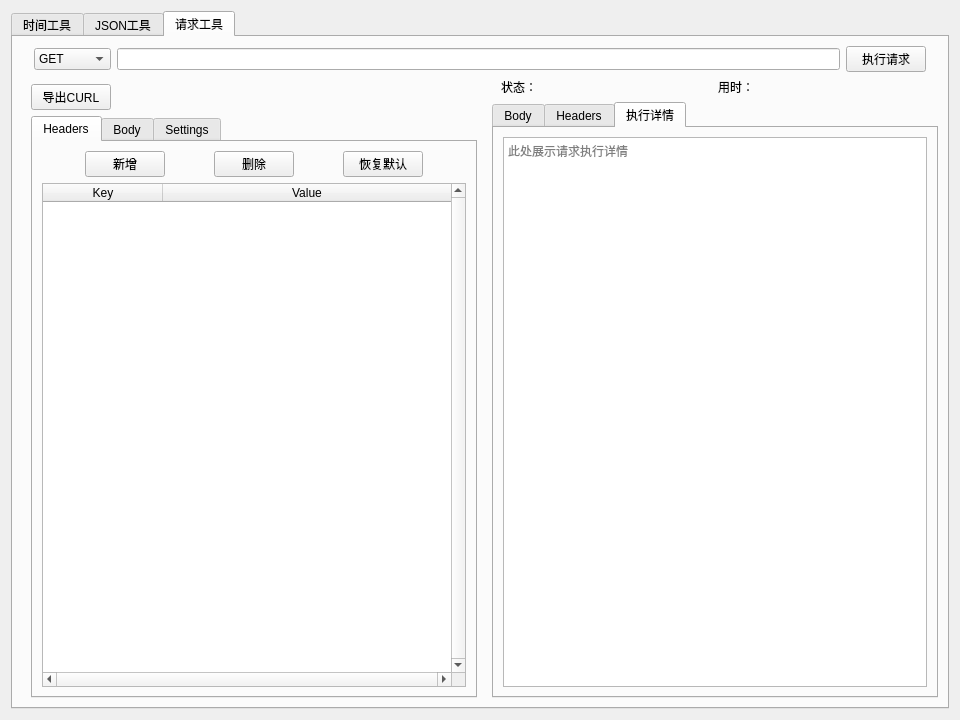
<?xml version="1.0" encoding="UTF-8"?>
<ui version="4.0">
 <class>ToolWidget</class>
 <widget class="QWidget" name="ToolWidget">
  <property name="geometry">
   <rect>
    <x>0</x>
    <y>0</y>
    <width>960</width>
    <height>720</height>
   </rect>
  </property>
  <property name="windowTitle">
   <string>ToolWidget</string>
  </property>
  <layout class="QGridLayout" name="gridLayout_4">
   <item row="0" column="0">
    <widget class="QTabWidget" name="tabWidget">
     <property name="currentIndex">
      <number>2</number>
     </property>
     <widget class="QWidget" name="timeWidget">
      <attribute name="title">
       <string>时间工具</string>
      </attribute>
      <layout class="QVBoxLayout" name="verticalLayout">
       <item>
        <widget class="QWidget" name="timeHeaderWidget" native="true">
         <layout class="QHBoxLayout" name="timeHeaderLayout">
          <property name="leftMargin">
           <number>0</number>
          </property>
          <property name="topMargin">
           <number>0</number>
          </property>
          <property name="rightMargin">
           <number>0</number>
          </property>
          <property name="bottomMargin">
           <number>0</number>
          </property>
          <item>
           <widget class="QCalendarWidget" name="timeCalendarWidget">
            <property name="autoFillBackground">
             <bool>true</bool>
            </property>
            <property name="gridVisible">
             <bool>true</bool>
            </property>
            <property name="selectionMode">
             <enum>QCalendarWidget::SelectionMode::NoSelection</enum>
            </property>
            <property name="horizontalHeaderFormat">
             <enum>QCalendarWidget::HorizontalHeaderFormat::LongDayNames</enum>
            </property>
            <property name="verticalHeaderFormat">
             <enum>QCalendarWidget::VerticalHeaderFormat::NoVerticalHeader</enum>
            </property>
            <property name="navigationBarVisible">
             <bool>true</bool>
            </property>
            <property name="dateEditEnabled">
             <bool>false</bool>
            </property>
           </widget>
          </item>
          <item>
           <widget class="QWidget" name="timeClockWidget" native="true"/>
          </item>
         </layout>
        </widget>
       </item>
       <item>
        <widget class="QWidget" name="timeSettingsWidget" native="true">
         <layout class="QHBoxLayout" name="horizontalLayout_7">
          <item>
           <widget class="QLabel" name="timeSettingsPrecisionLabel">
            <property name="sizePolicy">
             <sizepolicy hsizetype="Fixed" vsizetype="Preferred">
              <horstretch>0</horstretch>
              <verstretch>0</verstretch>
             </sizepolicy>
            </property>
            <property name="text">
             <string>时间精度</string>
            </property>
           </widget>
          </item>
          <item>
           <widget class="QComboBox" name="timeSettingsPrecisionComboBox">
            <property name="sizePolicy">
             <sizepolicy hsizetype="Fixed" vsizetype="Fixed">
              <horstretch>0</horstretch>
              <verstretch>0</verstretch>
             </sizepolicy>
            </property>
            <item>
             <property name="text">
              <string>秒</string>
             </property>
            </item>
            <item>
             <property name="text">
              <string>毫秒</string>
             </property>
            </item>
           </widget>
          </item>
          <item>
           <widget class="QLabel" name="timeSettingsFormatLabel">
            <property name="sizePolicy">
             <sizepolicy hsizetype="Fixed" vsizetype="Preferred">
              <horstretch>0</horstretch>
              <verstretch>0</verstretch>
             </sizepolicy>
            </property>
            <property name="text">
             <string>字符串格式</string>
            </property>
           </widget>
          </item>
          <item>
           <widget class="QComboBox" name="timeSettingsFormatComboBox">
            <property name="sizePolicy">
             <sizepolicy hsizetype="Minimum" vsizetype="Preferred">
              <horstretch>0</horstretch>
              <verstretch>0</verstretch>
             </sizepolicy>
            </property>
            <item>
             <property name="text">
              <string>默认（2006-01-02 15:04:05）</string>
             </property>
            </item>
            <item>
             <property name="text">
              <string>RFC3339（2006-01-02T15:04:05Z）</string>
             </property>
            </item>
            <item>
             <property name="text">
              <string>自定义格式</string>
             </property>
            </item>
           </widget>
          </item>
          <item>
           <widget class="QLabel" name="timeSettingsCustomFormatLabel">
            <property name="text">
             <string>自定义格式</string>
            </property>
           </widget>
          </item>
          <item>
           <widget class="QLineEdit" name="timeSettingsCustomFormatLineEdit"/>
          </item>
         </layout>
        </widget>
       </item>
       <item>
        <widget class="QWidget" name="currentTimeWidget" native="true">
         <layout class="QHBoxLayout" name="horizontalLayout_6">
          <item>
           <widget class="QPushButton" name="currentTimeButton">
            <property name="sizePolicy">
             <sizepolicy hsizetype="Fixed" vsizetype="Fixed">
              <horstretch>0</horstretch>
              <verstretch>0</verstretch>
             </sizepolicy>
            </property>
            <property name="text">
             <string>获取当前时间</string>
            </property>
           </widget>
          </item>
          <item>
           <widget class="QLabel" name="currentTimeStringLabel">
            <property name="sizePolicy">
             <sizepolicy hsizetype="Fixed" vsizetype="Preferred">
              <horstretch>0</horstretch>
              <verstretch>0</verstretch>
             </sizepolicy>
            </property>
            <property name="text">
             <string>字符串</string>
            </property>
           </widget>
          </item>
          <item>
           <widget class="QLineEdit" name="currentTimeStringLineEdit">
            <property name="readOnly">
             <bool>true</bool>
            </property>
           </widget>
          </item>
          <item>
           <widget class="QLabel" name="currentTimeStampLabel">
            <property name="text">
             <string>时间戳</string>
            </property>
           </widget>
          </item>
          <item>
           <widget class="QLineEdit" name="currentTimeStampLineEdit">
            <property name="readOnly">
             <bool>true</bool>
            </property>
           </widget>
          </item>
         </layout>
        </widget>
       </item>
       <item>
        <widget class="QWidget" name="timestampWidget" native="true">
         <layout class="QHBoxLayout" name="horizontalLayout_3">
          <item>
           <widget class="QLabel" name="timestampLabel">
            <property name="sizePolicy">
             <sizepolicy hsizetype="Fixed" vsizetype="Preferred">
              <horstretch>0</horstretch>
              <verstretch>0</verstretch>
             </sizepolicy>
            </property>
            <property name="text">
             <string>时间戳 -&gt; 字符串</string>
            </property>
           </widget>
          </item>
          <item>
           <widget class="QLineEdit" name="timestampLineEdit"/>
          </item>
          <item>
           <widget class="QPushButton" name="timestampConvertButton">
            <property name="text">
             <string>转换</string>
            </property>
           </widget>
          </item>
          <item>
           <widget class="QLineEdit" name="timestampConvertResultLineEdit">
            <property name="readOnly">
             <bool>true</bool>
            </property>
           </widget>
          </item>
         </layout>
        </widget>
       </item>
       <item>
        <widget class="QWidget" name="timestrWidget" native="true">
         <property name="sizePolicy">
          <sizepolicy hsizetype="Preferred" vsizetype="Preferred">
           <horstretch>0</horstretch>
           <verstretch>0</verstretch>
          </sizepolicy>
         </property>
         <layout class="QHBoxLayout" name="horizontalLayout">
          <item>
           <widget class="QLabel" name="timestrLabel">
            <property name="text">
             <string>字符串 -&gt; 时间戳</string>
            </property>
           </widget>
          </item>
          <item>
           <widget class="QLineEdit" name="timestrLineEdit"/>
          </item>
          <item>
           <widget class="QPushButton" name="timestrConvertButton">
            <property name="text">
             <string>转换</string>
            </property>
           </widget>
          </item>
          <item>
           <widget class="QLineEdit" name="timestrConvertResultLineEdit">
            <property name="readOnly">
             <bool>true</bool>
            </property>
           </widget>
          </item>
         </layout>
        </widget>
       </item>
       <item>
        <spacer name="timeVerticalSpacer">
         <property name="orientation">
          <enum>Qt::Orientation::Vertical</enum>
         </property>
         <property name="sizeHint" stdset="0">
          <size>
           <width>20</width>
           <height>505</height>
          </size>
         </property>
        </spacer>
       </item>
      </layout>
     </widget>
     <widget class="QWidget" name="jsonWidget">
      <attribute name="title">
       <string>JSON工具</string>
      </attribute>
      <layout class="QVBoxLayout" name="verticalLayout_4">
       <item>
        <widget class="QWidget" name="jsonActionWidget" native="true">
         <layout class="QHBoxLayout" name="horizontalLayout_2">
          <property name="bottomMargin">
           <number>0</number>
          </property>
          <item>
           <widget class="QPushButton" name="jsonFormatButton">
            <property name="sizePolicy">
             <sizepolicy hsizetype="Fixed" vsizetype="Fixed">
              <horstretch>0</horstretch>
              <verstretch>0</verstretch>
             </sizepolicy>
            </property>
            <property name="text">
             <string>格式化JSON</string>
            </property>
           </widget>
          </item>
          <item>
           <widget class="QPushButton" name="jsonToYamlButton">
            <property name="text">
             <string>JSON转YAML</string>
            </property>
           </widget>
          </item>
          <item>
           <widget class="QPushButton" name="jsonFromYamlButton">
            <property name="text">
             <string>YAML转JSON</string>
            </property>
           </widget>
          </item>
          <item>
           <widget class="QLabel" name="jsonFormatIndentLabel">
            <property name="text">
             <string>缩进</string>
            </property>
           </widget>
          </item>
          <item>
           <widget class="QComboBox" name="jsonFormatIndentComboBox">
            <property name="sizePolicy">
             <sizepolicy hsizetype="Preferred" vsizetype="Fixed">
              <horstretch>0</horstretch>
              <verstretch>0</verstretch>
             </sizepolicy>
            </property>
            <item>
             <property name="text">
              <string>无</string>
             </property>
            </item>
            <item>
             <property name="text">
              <string>2</string>
             </property>
            </item>
            <item>
             <property name="text">
              <string>4</string>
             </property>
            </item>
            <item>
             <property name="text">
              <string>8</string>
             </property>
            </item>
           </widget>
          </item>
          <item>
           <spacer name="jsonInputActionHorizontalSpacer">
            <property name="orientation">
             <enum>Qt::Orientation::Horizontal</enum>
            </property>
            <property name="sizeHint" stdset="0">
             <size>
              <width>290</width>
              <height>20</height>
             </size>
            </property>
           </spacer>
          </item>
          <item>
           <widget class="QPushButton" name="jsonResultCopyButton">
            <property name="text">
             <string>复制结果</string>
            </property>
           </widget>
          </item>
         </layout>
        </widget>
       </item>
       <item>
        <widget class="QWidget" name="jsonEditWidget" native="true">
         <layout class="QHBoxLayout" name="horizontalLayout_4">
          <property name="topMargin">
           <number>0</number>
          </property>
          <item>
           <widget class="QTextEdit" name="jsonTextEdit">
            <property name="font">
             <font>
              <family>Consolas</family>
              <pointsize>13</pointsize>
             </font>
            </property>
            <property name="tabStopDistance">
             <double>40.000000000000000</double>
            </property>
            <property name="placeholderText">
             <string>请输入JSON或YAML字符串</string>
            </property>
           </widget>
          </item>
          <item>
           <widget class="QTextEdit" name="jsonResultTextEdit">
            <property name="font">
             <font>
              <family>Consolas</family>
              <pointsize>13</pointsize>
             </font>
            </property>
            <property name="readOnly">
             <bool>true</bool>
            </property>
            <property name="tabStopDistance">
             <double>40.000000000000000</double>
            </property>
            <property name="placeholderText">
             <string>此处展示结果，ReadOnly</string>
            </property>
           </widget>
          </item>
         </layout>
        </widget>
       </item>
      </layout>
     </widget>
     <widget class="QWidget" name="requestWidget">
      <attribute name="title">
       <string>请求工具</string>
      </attribute>
      <layout class="QVBoxLayout" name="verticalLayout_2">
       <item>
        <widget class="QWidget" name="requestTopWidget" native="true">
         <property name="sizePolicy">
          <sizepolicy hsizetype="Preferred" vsizetype="Fixed">
           <horstretch>0</horstretch>
           <verstretch>0</verstretch>
          </sizepolicy>
         </property>
         <layout class="QHBoxLayout" name="horizontalLayout_5">
          <property name="leftMargin">
           <number>12</number>
          </property>
          <property name="topMargin">
           <number>0</number>
          </property>
          <property name="rightMargin">
           <number>12</number>
          </property>
          <property name="bottomMargin">
           <number>0</number>
          </property>
          <item>
           <widget class="QComboBox" name="requestMethodComboBox">
            <property name="sizePolicy">
             <sizepolicy hsizetype="Fixed" vsizetype="Fixed">
              <horstretch>0</horstretch>
              <verstretch>0</verstretch>
             </sizepolicy>
            </property>
            <item>
             <property name="text">
              <string>GET</string>
             </property>
            </item>
            <item>
             <property name="text">
              <string>POST</string>
             </property>
            </item>
            <item>
             <property name="text">
              <string>PUT</string>
             </property>
            </item>
            <item>
             <property name="text">
              <string>DELETE</string>
             </property>
            </item>
            <item>
             <property name="text">
              <string>PATCH</string>
             </property>
            </item>
           </widget>
          </item>
          <item>
           <widget class="QLineEdit" name="requestUrlLineEdit"/>
          </item>
          <item>
           <widget class="QPushButton" name="requestInvokeButton">
            <property name="text">
             <string>执行请求</string>
            </property>
           </widget>
          </item>
         </layout>
        </widget>
       </item>
       <item>
        <widget class="QWidget" name="requestMainWidget" native="true">
         <layout class="QHBoxLayout" name="horizontalLayout_8">
          <property name="leftMargin">
           <number>0</number>
          </property>
          <property name="topMargin">
           <number>0</number>
          </property>
          <property name="rightMargin">
           <number>0</number>
          </property>
          <property name="bottomMargin">
           <number>0</number>
          </property>
          <item>
           <widget class="QWidget" name="requestReqWidget" native="true">
            <layout class="QVBoxLayout" name="verticalLayout_5">
             <property name="topMargin">
              <number>0</number>
             </property>
             <property name="rightMargin">
              <number>0</number>
             </property>
             <property name="bottomMargin">
              <number>0</number>
             </property>
             <item>
              <widget class="QWidget" name="requestReqTopWidget" native="true">
               <layout class="QHBoxLayout" name="horizontalLayout_9">
                <property name="topMargin">
                 <number>0</number>
                </property>
                <property name="bottomMargin">
                 <number>0</number>
                </property>
               </layout>
              </widget>
             </item>
             <item>
              <widget class="QPushButton" name="requestExportCurlButton">
               <property name="sizePolicy">
                <sizepolicy hsizetype="Fixed" vsizetype="Fixed">
                 <horstretch>0</horstretch>
                 <verstretch>0</verstretch>
                </sizepolicy>
               </property>
               <property name="text">
                <string>导出CURL</string>
               </property>
              </widget>
             </item>
             <item>
              <widget class="QTabWidget" name="requestReqTabWidget">
               <property name="currentIndex">
                <number>0</number>
               </property>
               <widget class="QWidget" name="requestHeadersWidget">
                <attribute name="title">
                 <string>Headers</string>
                </attribute>
                <layout class="QVBoxLayout" name="verticalLayout_8">
                 <item>
                  <widget class="QWidget" name="requestHeadersActionWidget" native="true">
                   <layout class="QHBoxLayout" name="horizontalLayout_11">
                    <property name="leftMargin">
                     <number>0</number>
                    </property>
                    <property name="topMargin">
                     <number>0</number>
                    </property>
                    <property name="rightMargin">
                     <number>0</number>
                    </property>
                    <property name="bottomMargin">
                     <number>0</number>
                    </property>
                    <item>
                     <widget class="QPushButton" name="requestHeadersAddButton">
                      <property name="sizePolicy">
                       <sizepolicy hsizetype="Fixed" vsizetype="Fixed">
                        <horstretch>0</horstretch>
                        <verstretch>0</verstretch>
                       </sizepolicy>
                      </property>
                      <property name="text">
                       <string>新增</string>
                      </property>
                      <property name="icon">
                       <iconset theme="QIcon::ThemeIcon::ListAdd"/>
                      </property>
                     </widget>
                    </item>
                    <item>
                     <widget class="QPushButton" name="requestHeadersRemoveButton">
                      <property name="sizePolicy">
                       <sizepolicy hsizetype="Fixed" vsizetype="Fixed">
                        <horstretch>0</horstretch>
                        <verstretch>0</verstretch>
                       </sizepolicy>
                      </property>
                      <property name="text">
                       <string>删除</string>
                      </property>
                      <property name="icon">
                       <iconset theme="QIcon::ThemeIcon::ListRemove"/>
                      </property>
                     </widget>
                    </item>
                    <item>
                     <widget class="QPushButton" name="requestHeadersResetButton">
                      <property name="sizePolicy">
                       <sizepolicy hsizetype="Fixed" vsizetype="Fixed">
                        <horstretch>0</horstretch>
                        <verstretch>0</verstretch>
                       </sizepolicy>
                      </property>
                      <property name="text">
                       <string>恢复默认</string>
                      </property>
                      <property name="icon">
                       <iconset theme="QIcon::ThemeIcon::ViewRefresh"/>
                      </property>
                     </widget>
                    </item>
                   </layout>
                  </widget>
                 </item>
                 <item>
                  <widget class="QTableWidget" name="requestHeadersTableWidget">
                   <property name="verticalScrollBarPolicy">
                    <enum>Qt::ScrollBarPolicy::ScrollBarAlwaysOn</enum>
                   </property>
                   <property name="horizontalScrollBarPolicy">
                    <enum>Qt::ScrollBarPolicy::ScrollBarAlwaysOn</enum>
                   </property>
                   <property name="selectionMode">
                    <enum>QAbstractItemView::SelectionMode::SingleSelection</enum>
                   </property>
                   <property name="selectionBehavior">
                    <enum>QAbstractItemView::SelectionBehavior::SelectRows</enum>
                   </property>
                   <property name="columnCount">
                    <number>2</number>
                   </property>
                   <attribute name="horizontalHeaderMinimumSectionSize">
                    <number>20</number>
                   </attribute>
                   <attribute name="horizontalHeaderDefaultSectionSize">
                    <number>120</number>
                   </attribute>
                   <attribute name="horizontalHeaderHighlightSections">
                    <bool>false</bool>
                   </attribute>
                   <attribute name="horizontalHeaderShowSortIndicator" stdset="0">
                    <bool>false</bool>
                   </attribute>
                   <attribute name="horizontalHeaderStretchLastSection">
                    <bool>true</bool>
                   </attribute>
                   <attribute name="verticalHeaderVisible">
                    <bool>true</bool>
                   </attribute>
                   <attribute name="verticalHeaderMinimumSectionSize">
                    <number>20</number>
                   </attribute>
                   <column>
                    <property name="text">
                     <string>Key</string>
                    </property>
                   </column>
                   <column>
                    <property name="text">
                     <string>Value</string>
                    </property>
                   </column>
                  </widget>
                 </item>
                </layout>
               </widget>
               <widget class="QWidget" name="requestReqBodyWidget">
                <attribute name="title">
                 <string>Body</string>
                </attribute>
                <layout class="QVBoxLayout" name="verticalLayout_3">
                 <item>
                  <widget class="QTextEdit" name="requestReqBodyTextEdit">
                   <property name="font">
                    <font>
                     <family>Consolas</family>
                     <pointsize>13</pointsize>
                    </font>
                   </property>
                   <property name="placeholderText">
                    <string>请在此处输入Request-Body</string>
                   </property>
                  </widget>
                 </item>
                </layout>
               </widget>
               <widget class="QWidget" name="requestSettingsWidget">
                <property name="sizePolicy">
                 <sizepolicy hsizetype="Preferred" vsizetype="Preferred">
                  <horstretch>0</horstretch>
                  <verstretch>0</verstretch>
                 </sizepolicy>
                </property>
                <attribute name="title">
                 <string>Settings</string>
                </attribute>
                <layout class="QFormLayout" name="formLayout">
                 <property name="fieldGrowthPolicy">
                  <enum>QFormLayout::FieldGrowthPolicy::ExpandingFieldsGrow</enum>
                 </property>
                 <property name="formAlignment">
                  <set>Qt::AlignmentFlag::AlignLeading|Qt::AlignmentFlag::AlignLeft|Qt::AlignmentFlag::AlignTop</set>
                 </property>
                 <item row="0" column="0">
                  <widget class="QLabel" name="requestSettingsConnectTimeoutLabel">
                   <property name="sizePolicy">
                    <sizepolicy hsizetype="Minimum" vsizetype="Preferred">
                     <horstretch>0</horstretch>
                     <verstretch>0</verstretch>
                    </sizepolicy>
                   </property>
                   <property name="text">
                    <string>连接超时（ms）</string>
                   </property>
                  </widget>
                 </item>
                 <item row="0" column="1">
                  <widget class="QLineEdit" name="requestSettingsConnectTimeoutLineEdit">
                   <property name="sizePolicy">
                    <sizepolicy hsizetype="Expanding" vsizetype="Fixed">
                     <horstretch>0</horstretch>
                     <verstretch>0</verstretch>
                    </sizepolicy>
                   </property>
                  </widget>
                 </item>
                 <item row="1" column="0">
                  <widget class="QLabel" name="requestSettingsReadTimeoutLabel">
                   <property name="text">
                    <string>读取超时（ms）</string>
                   </property>
                  </widget>
                 </item>
                 <item row="1" column="1">
                  <widget class="QLineEdit" name="requestSettingsReadTimeoutLineEdit"/>
                 </item>
                </layout>
               </widget>
              </widget>
             </item>
            </layout>
           </widget>
          </item>
          <item>
           <widget class="QWidget" name="requestRespWidget" native="true">
            <layout class="QVBoxLayout" name="verticalLayout_6">
             <property name="topMargin">
              <number>0</number>
             </property>
             <property name="rightMargin">
              <number>0</number>
             </property>
             <property name="bottomMargin">
              <number>0</number>
             </property>
             <item>
              <widget class="QWidget" name="requestRespTopWidget" native="true">
               <layout class="QHBoxLayout" name="horizontalLayout_10">
                <property name="topMargin">
                 <number>0</number>
                </property>
                <property name="bottomMargin">
                 <number>0</number>
                </property>
                <item>
                 <widget class="QLabel" name="requestStatusLabel">
                  <property name="text">
                   <string>状态：</string>
                  </property>
                 </widget>
                </item>
                <item>
                 <widget class="QLabel" name="requestDurationLabel">
                  <property name="sizePolicy">
                   <sizepolicy hsizetype="Preferred" vsizetype="Preferred">
                    <horstretch>0</horstretch>
                    <verstretch>0</verstretch>
                   </sizepolicy>
                  </property>
                  <property name="text">
                   <string>用时：</string>
                  </property>
                 </widget>
                </item>
               </layout>
              </widget>
             </item>
             <item>
              <widget class="QTabWidget" name="requestRespTabWidget">
               <property name="currentIndex">
                <number>2</number>
               </property>
               <widget class="QWidget" name="requestRespBodyWidget">
                <attribute name="title">
                 <string>Body</string>
                </attribute>
                <layout class="QVBoxLayout" name="verticalLayout_7">
                 <item>
                  <widget class="QTextEdit" name="requestRespBodyTextEdit">
                   <property name="font">
                    <font>
                     <family>Consolas</family>
                     <pointsize>13</pointsize>
                    </font>
                   </property>
                   <property name="readOnly">
                    <bool>true</bool>
                   </property>
                   <property name="placeholderText">
                    <string>此处展示Response-Body</string>
                   </property>
                  </widget>
                 </item>
                </layout>
               </widget>
               <widget class="QWidget" name="requestRespHeadersWidget">
                <attribute name="title">
                 <string>Headers</string>
                </attribute>
                <layout class="QVBoxLayout" name="verticalLayout_9">
                 <item>
                  <widget class="QTableWidget" name="requestRespHeadersTableWidget">
                   <property name="verticalScrollBarPolicy">
                    <enum>Qt::ScrollBarPolicy::ScrollBarAlwaysOn</enum>
                   </property>
                   <property name="horizontalScrollBarPolicy">
                    <enum>Qt::ScrollBarPolicy::ScrollBarAlwaysOn</enum>
                   </property>
                   <property name="editTriggers">
                    <set>QAbstractItemView::EditTrigger::NoEditTriggers</set>
                   </property>
                   <property name="columnCount">
                    <number>2</number>
                   </property>
                   <attribute name="horizontalHeaderMinimumSectionSize">
                    <number>20</number>
                   </attribute>
                   <attribute name="horizontalHeaderDefaultSectionSize">
                    <number>120</number>
                   </attribute>
                   <attribute name="horizontalHeaderHighlightSections">
                    <bool>false</bool>
                   </attribute>
                   <attribute name="horizontalHeaderShowSortIndicator" stdset="0">
                    <bool>false</bool>
                   </attribute>
                   <attribute name="horizontalHeaderStretchLastSection">
                    <bool>true</bool>
                   </attribute>
                   <attribute name="verticalHeaderVisible">
                    <bool>false</bool>
                   </attribute>
                   <attribute name="verticalHeaderHighlightSections">
                    <bool>false</bool>
                   </attribute>
                   <column>
                    <property name="text">
                     <string>Key</string>
                    </property>
                   </column>
                   <column>
                    <property name="text">
                     <string>Value</string>
                    </property>
                   </column>
                  </widget>
                 </item>
                </layout>
               </widget>
               <widget class="QWidget" name="requestRespDetailWidget">
                <attribute name="title">
                 <string>执行详情</string>
                </attribute>
                <layout class="QVBoxLayout" name="verticalLayout_10">
                 <item>
                  <widget class="QTextEdit" name="requestRespDetailTextEdit">
                   <property name="font">
                    <font>
                     <family>Consolas</family>
                    </font>
                   </property>
                   <property name="readOnly">
                    <bool>true</bool>
                   </property>
                   <property name="placeholderText">
                    <string>此处展示请求执行详情</string>
                   </property>
                  </widget>
                 </item>
                </layout>
               </widget>
              </widget>
             </item>
            </layout>
           </widget>
          </item>
         </layout>
        </widget>
       </item>
      </layout>
     </widget>
    </widget>
   </item>
  </layout>
 </widget>
 <resources/>
 <connections/>
</ui>
